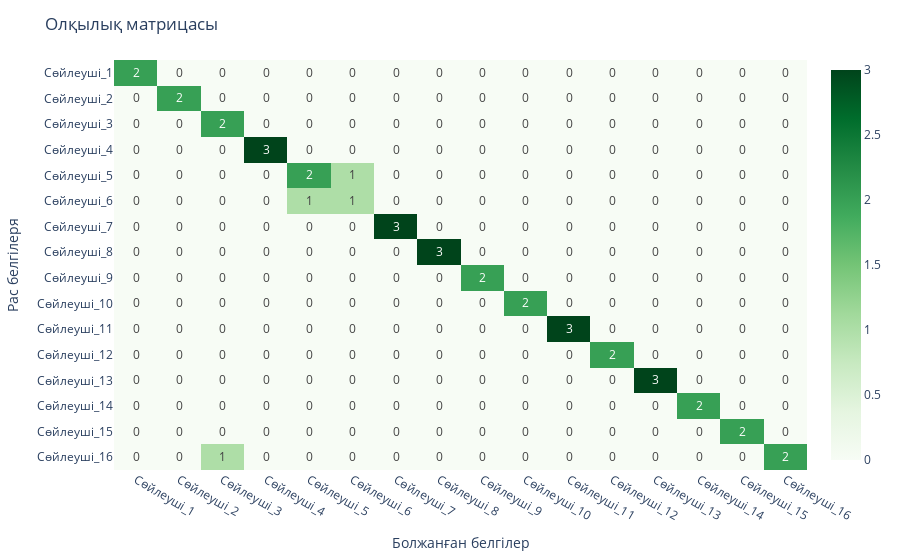

This figure's notebook cell:
### Code cell
import plotly.express as px
from sklearn.metrics import confusion_matrix
from sklearn.metrics import f1_score
from sklearn.preprocessing import LabelEncoder

label_encoder = LabelEncoder()
y = label_encoder.fit_transform(y)
y_pred_probabilities = best_model.predict(X_test)
y_pred = np.argmax(y_pred_probabilities, axis=1)

y_test_decoded = label_encoder.inverse_transform(y_test)
y_pred_decoded = label_encoder.inverse_transform(y_pred)

conf_matrix = confusion_matrix(y_test_decoded, y_pred_decoded, labels=[i for i in range(0, 16)])

xlabels = [f'Сөйлеуші_{i+1}' for i in range(0, 16)]

fig = px.imshow(conf_matrix, x=xlabels, y=xlabels, text_auto='.d', aspect='auto', color_continuous_scale='Greens',\
               labels=dict(x='Болжанған белгілер', y='Рас белгілеря'))
fig.update_layout(title='Олқылық матрицасы')
fig.show()

### Figure 1 — Plotly figure (JSON) as saved in the notebook; plotly's stock layout.template omitted (floating-point values rounded to 4 significant figures; data arrays with more than 128 entries replaced by an {"elided": "..."} marker saying what was removed)
{"data": [{"coloraxis": "coloraxis", "hovertemplate": "Болжанған белгілер: %{x}<br>Рас белгілеря: %{y}<br>color: %{z}<extra></extra>", "name": "0", "texttemplate": "%{z:.d}", "type": "heatmap", "x": ["Сөйлеуші_1", "Сөйлеуші_2", "Сөйлеуші_3", "Сөйлеуші_4", "Сөйлеуші_5", "Сөйлеуші_6", "Сөйлеуші_7", "Сөйлеуші_8", "Сөйлеуші_9", "Сөйлеуші_10", "Сөйлеуші_11", "Сөйлеуші_12", "Сөйлеуші_13", "Сөйлеуші_14", "Сөйлеуші_15", "Сөйлеуші_16"], "xaxis": "x", "y": ["Сөйлеуші_1", "Сөйлеуші_2", "Сөйлеуші_3", "Сөйлеуші_4", "Сөйлеуші_5", "Сөйлеуші_6", "Сөйлеуші_7", "Сөйлеуші_8", "Сөйлеуші_9", "Сөйлеуші_10", "Сөйлеуші_11", "Сөйлеуші_12", "Сөйлеуші_13", "Сөйлеуші_14", "Сөйлеуші_15", "Сөйлеуші_16"], "yaxis": "y", "z": {"elided": "16x16 int values"}}], "layout": {"autosize": true, "coloraxis": {"colorscale": [[0, "rgb(247,252,245)"], [0.125, "rgb(229,245,224)"], [0.25, "rgb(199,233,192)"], [0.375, "rgb(161,217,155)"], [0.5, "rgb(116,196,118)"], [0.625, "rgb(65,171,93)"], [0.75, "rgb(35,139,69)"], [0.875, "rgb(0,109,44)"], [1, "rgb(0,68,27)"]]}, "margin": {"t": 60}, "title": {"text": "Олқылық матрицасы"}, "xaxis": {"anchor": "y", "autorange": true, "domain": [0, 1], "range": [-0.5, 15.5], "title": {"text": "Болжанған белгілер"}, "type": "category"}, "yaxis": {"anchor": "x", "autorange": true, "domain": [0, 1], "range": [15.5, -0.5], "title": {"text": "Рас белгілеря"}, "type": "category"}}}
